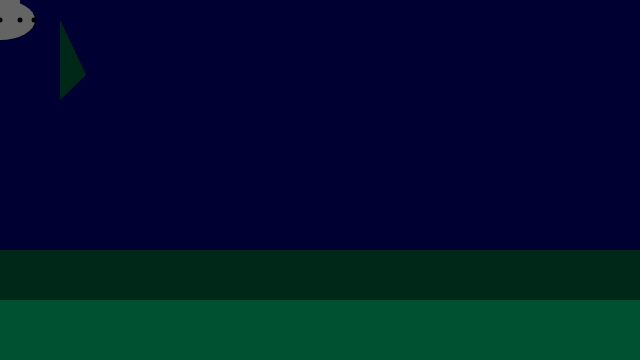
Frame 1 (no input)
Frame 60 (no input): identical to frame 1, image omitted
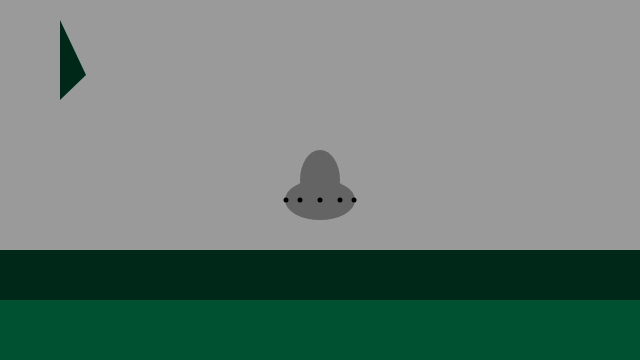
Frame 120 (the mouse pressed at the canvas centre since frame 60)

The p5.js sketch that drew these frames (run headless with seeded random() and noise() and a simulated clock; from frame 60 on, the mouse is pressed at the canvas centre):

// p5.js sketch
// ── sketch.js
function setup() {
	// create a place to draw
	createCanvas(640, 360);
	noStroke();
}

function draw() {
	// clear the background
	if (mouseIsPressed) {
		background(random(255, 0, 0));
	} else {
		background(0, 0, 50);

	}
	//grass ground
	fill(0, 80, 50);
	rect(0, 275, 640, 100);
	//tree
	fill(0, 40, 25);
	rect(0, 250, 640, 50);
	//triangle
	// for (var x = 0; x < 10; x++) {
	triangle(60, 100, 60, 20, 86, 75);
	// }

	//ufo
	fill(100, 100, 100);
	ellipse(mouseX, mouseY, 40, 60);
	ellipse(mouseX, mouseY + 20, 70, 40);
	// circle details
	fill(0, 0, 0);
	ellipse(mouseX, mouseY + 20, 5, 5);
	ellipse(mouseX - 20, mouseY + 20, 5, 5);
	ellipse(mouseX - 34, mouseY + 20, 5, 5);
	ellipse(mouseX + 20, mouseY + 20, 5, 5);
	ellipse(mouseX + 34, mouseY + 20, 5, 5);



}
